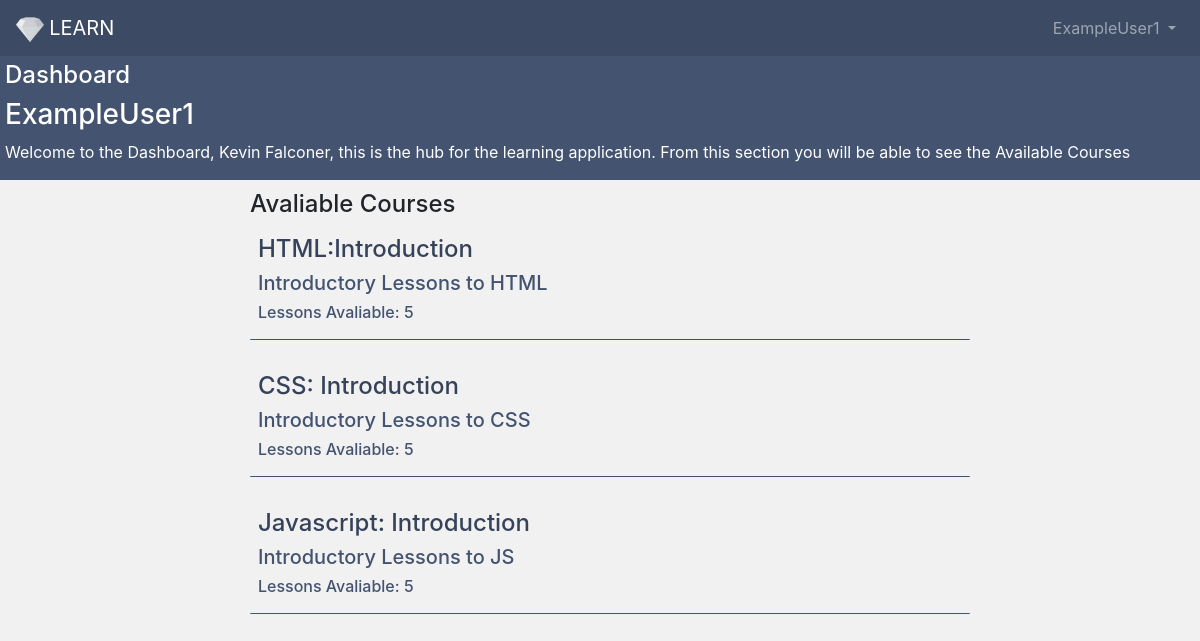
Page /dashboard/ExampleUser1/ (signed in) on the committed database.
### application.py (models this page shows, shortened)
class User(UserMixin, db.Model):
    id = db.Column(db.Integer, primary_key=True)
    firstname = db.Column('firstname', db.String(20), index=True)
    lastname = db.Column('lastname', db.String(20), index=True)
    email = db.Column('email', db.String(50), unique=True, index=True)
    username = db.Column('username', db.String(20), unique=True, index=True)
    password = db.Column('password', db.String(20))

class Course(db.Model):
    __tablename__ = 'course'
    courseid = db.Column(db.Integer, primary_key=True, unique=True)
    coursename = db.Column('coursename', db.String(20), index=True)
    description = db.Column('description', db.String(500), index=True)
    lessons = db.Column(db.Integer, index=True)

### application.py (the view)
@app.route('/dashboard/<username>/')
@login_required
def dashboard(username):
    user = User.query.filter_by(username=username).first()
    if username != current_user.username:
        return redirect(url_for('.dashboard', username=current_user.username))
    return render_template('dashboard.html', user=user, courses=Course.query.all())

### application.py (called while the page is built)
@login_manager.user_loader
def load_user(user_id):
    return User.query.filter(User.id == int (user_id)).first()

### templates/dashboard.html (shortened to what this page needs)
<html>
<head>
	<link rel="stylesheet" href="https://maxcdn.bootstrapcdn.com/bootstrap/4.0.0/css/bootstrap.min.css">
</head>
<body>
<nav class="navbar navbar-expand-sm navbar-dark" style="background-color: #3c4a64;">
  <a class="navbar-brand" href="#"><img src="/static/img/logo_transparent.png" height="27.5" class="logo"> LEARN</a>
  <div class="collapse navbar-collapse" id="navbarSupportedContent">
    <ul class="navbar-nav ml-auto">
      <li class="nav-item active">
      <li class="nav-item dropdown">
        <a class="nav-link dropdown-toggle" href="#" id="navbarDropdown" role="button" data-toggle="dropdown" aria-haspopup="true" aria-expanded="false">
		{{user.username}}
        </a>
      </li>
    </ul>
  </div>
</nav>
		<div class="heading">
		<div class="title">
		<h4>  Dashboard</h4>
		<h3>  {{ user.username}}</h3>
		<p>   Welcome to the Dashboard, {{ user.firstname }} {{user.lastname}}, this is the hub for the learning application. From this section you will be able to see the Available Courses</p>
		</div>
		</div>
		<div class="body">
		<h4>Avaliable Courses</h4>
			{% for course in courses %}
			<div class='Course1'>
				<h4><a href='course/{{course.courseid}}' style="color: #354259; text-decoration:none">{{ course.coursename }}</a></h4>
				<h5>{{course.description}}	</h5>						<div class="lessons">
					<h6>Lessons Avaliable: {{course.lessons}}</h6>				</div>
			</div>
			<br>
			{% endfor %}
	</div>
</body>
</html>

### templates/dashboard.html (style rules this page uses)
body { font-size:16px; background-color: f1f1f1; }
.heading { background-color: 435370; color: white; }
.title { padding-top:5px; padding-left:5px; padding-bottom:0.1px; }
.body { width: 60%; position: absolute; left: 250px; padding-top:10px; }
.course1 { border-bottom: 1px solid; border-radius: 1px; padding: 8px; color: 435370; }
.lessons { left:20px; }

### rows in the picture
User: username "ExampleUser1", firstname "Kevin", lastname "Falconer"
Course: coursename "HTML:Introduction", description "Introductory Lessons to HTML", lessons "5"
Course: coursename "CSS: Introduction", description "Introductory Lessons to CSS", lessons "5"
Course: coursename "Javascript: Introduction", description "Introductory Lessons to JS", lessons "5"
